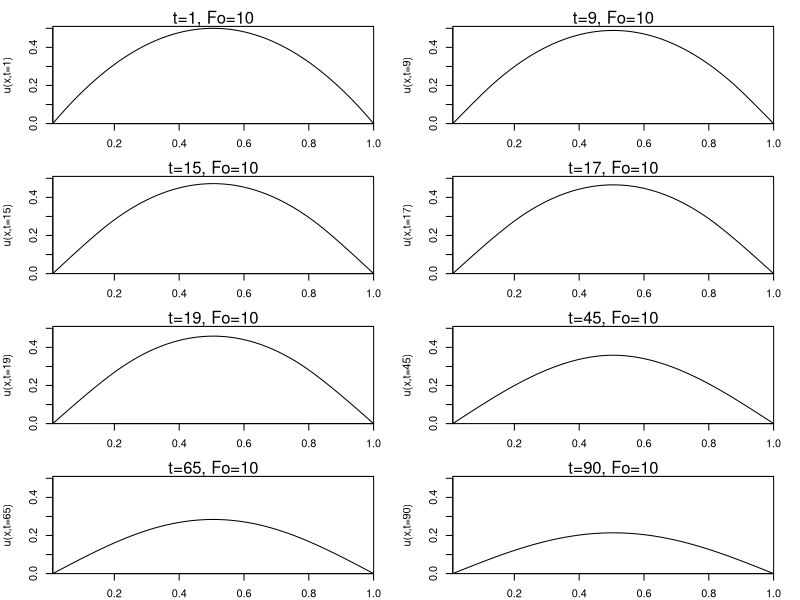

The R source for this figure:
#
#
# exercicio 2 - sol numerica
#
#
# 1) valores
dx = 1/100
dt = 1/10000
D = 10
L = 1
Fo = D*dt/(dx^2)
Fo
#
# 2) matriz u
nx = round(1/dx)
nt = round(1/dt)
u <- matrix(data = NA,nrow = nx,ncol = nt)
#
# condicoes iniciais
xi <- seq(0,1,length.out=nx)
for(n in (1:nx)){
  u[n,1] <- 2*xi[n]*(1-xi[n])
}
#
# condicoes de contorno
#
u[1,] <- 0 # u(0,t) = 0
u[nx,] <- 0 # u(L,t) = 0
#
#
# carrega matriz
#
for(t in (1:(nt-1))){
  for(i in (2:(nx-1))){
    if(t==1){
      u[i,t+1] = (1-2*Fo)*u[i,t]/(1+2*Fo)+2*Fo*(u[i+1,t]+u[i-1,t])/(1+2*Fo)
      }
    if(t>1){
      aux = (1-2*Fo)*u[i,t-1] + 2*Fo*(u[i+1,t]+u[i-1,t])
      u[i,t+1]=aux/(1+2*Fo)
      }
  }
}
# plota imagem
#
#
#
png(filename = "E:/Documents/CICLO/Mestrado/materias/met_mat_eng/prova1/ex2-3.png",
    width = 750,height = 650,units = "px",pointsize = 20)
par(mfrow=c(4,2),mar=c(2, 4, 2, 2))
plot((1:nx)/nx,u[,1],type="l",ylim=c(0,0.51),xaxs="i",yaxs="i",ylab="u(x,t=1)",xlab="x")
mtext(paste0("t=",1,", Fo=",Fo))
plot((1:nx)/nx,u[,9],type="l",ylim=c(0,0.51),xaxs="i",yaxs="i",ylab="u(x,t=9)",xlab="x")
mtext(paste0("t=",9,", Fo=",Fo))
plot((1:nx)/nx,u[,15],type="l",ylim=c(0,0.51),xaxs="i",yaxs="i",ylab="u(x,t=15)",xlab="x")
mtext(paste0("t=",15,", Fo=",Fo))
plot((1:nx)/nx,u[,17],type="l",ylim=c(0,0.51),xaxs="i",yaxs="i",ylab="u(x,t=17)",xlab="x")
mtext(paste0("t=",17,", Fo=",Fo))
plot((1:nx)/nx,u[,19],type="l",ylim=c(0,0.51),xaxs="i",yaxs="i",ylab="u(x,t=19)",xlab="x")
mtext(paste0("t=",19,", Fo=",Fo))
plot((1:nx)/nx,u[,45],type="l",ylim=c(0,0.51),xaxs="i",yaxs="i",ylab="u(x,t=45)",xlab="x")
mtext(paste0("t=",45,", Fo=",Fo))
plot((1:nx)/nx,u[,65],type="l",ylim=c(0,0.51),xaxs="i",yaxs="i",ylab="u(x,t=65)",xlab="x")
mtext(paste0("t=",65,", Fo=",Fo))
plot((1:nx)/nx,u[,90],type="l",ylim=c(0,0.51),xaxs="i",yaxs="i",ylab="u(x,t=90)",xlab="x")
mtext(paste0("t=",90,", Fo=",Fo))
dev.off()


